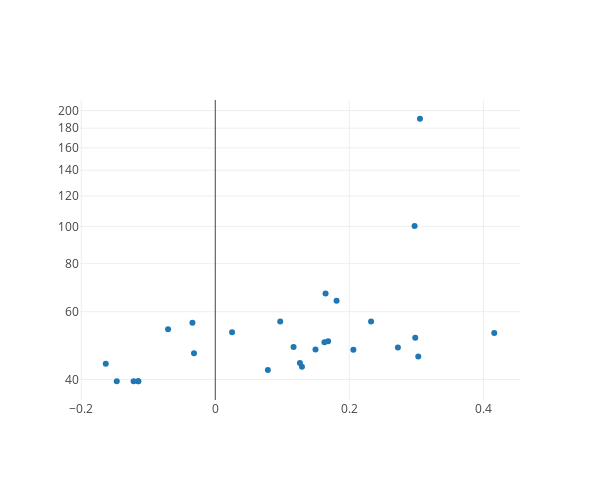

Write notebook code for a chart like this one.
### Code cell
def myscatter(arg1, arg2, names=None):
    
    plotdata = []
    
    plotdata.append(Scatter(
        x = arg1,
        y = arg2,
        mode = 'markers'
    ))
    
    layout = Layout(
        autosize=False,
        width=600,
        height=480,
        yaxis=dict(
            type='log',
            autorange=True
        )
    )
    
    fig = Figure(data=plotdata, layout=layout)
    
    return iplot(fig)
    
myscatter(sharpes_array, mses_array)
# MSEs worse than linear regression
# no very good Sharpes
# weak correlation between MSEs, Sharpes, which is perplexing

### Figure 1 — Plotly figure (JSON) as saved in the notebook; plotly's stock layout.template omitted (floating-point values rounded to 4 significant figures)
{"data": [{"mode": "markers", "type": "scatter", "x": [0.0969, 0.2983, 0.181, 0.2974, -0.03406, 0.1684, 0.1645, 0.2324, 0.1629, 0.4162, 0.02507, 0.1168, 0.2061, 0.3029, 0.1263, -0.147, 0.1495, 0.3054, -0.1149, 0.2725, 0.1293, 0.07847, -0.1149, -0.03173, -0.1218, -0.07038, -0.1634], "y": [56.6, 51.37, 64.1, 100.2, 56.12, 50.25, 66.88, 56.61, 49.95, 52.79, 53.08, 48.56, 47.75, 45.9, 44.11, 39.57, 47.85, 190.5, 39.57, 48.41, 43.16, 42.3, 39.57, 46.77, 39.57, 53.98, 43.91]}], "layout": {"autosize": false, "height": 480, "width": 600, "yaxis": {"autorange": true, "type": "log"}}}
